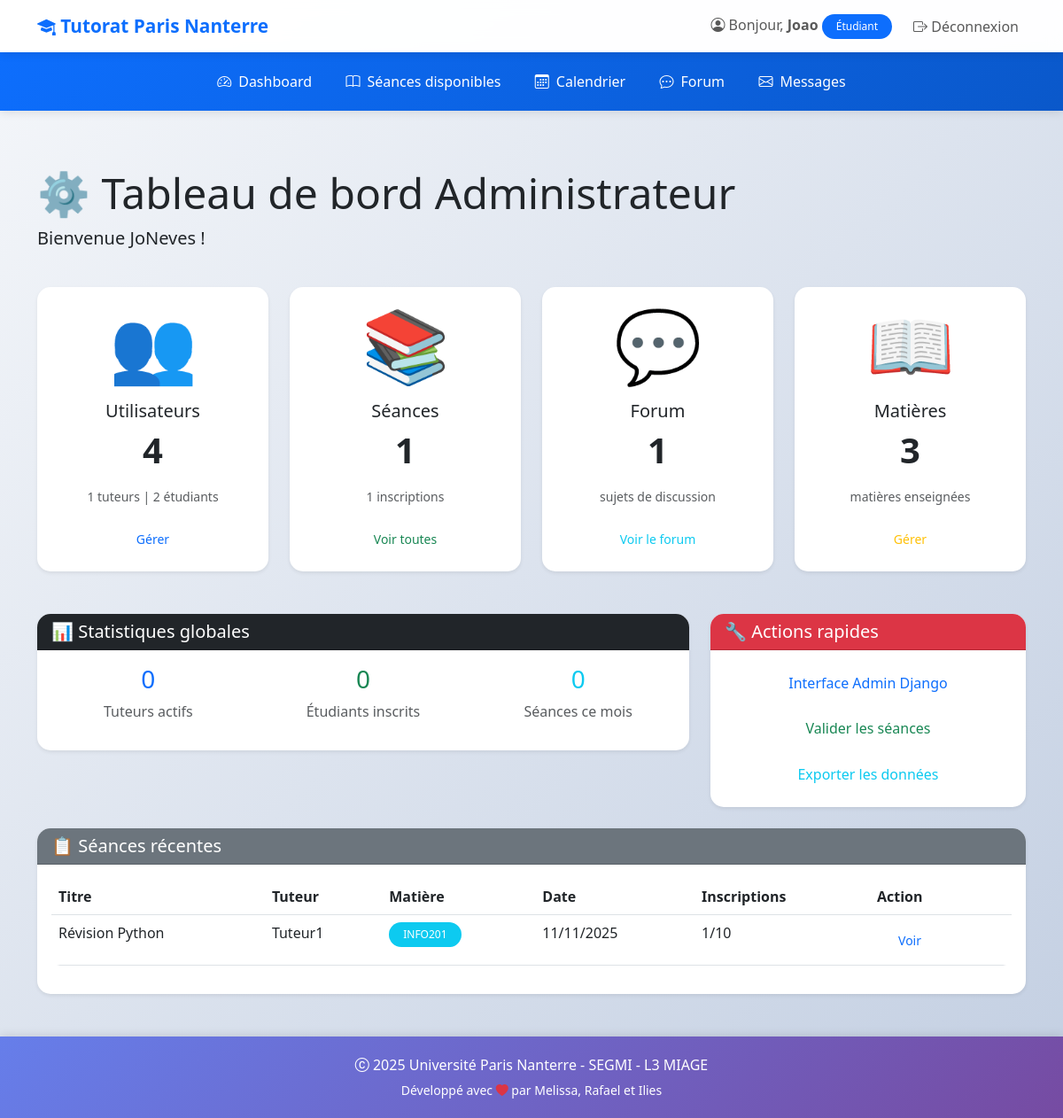
Page /dashboard/admin/ (signed in) on the committed database.
### tutorat/models.py (models this page shows, shortened)
class User(AbstractUser):
    ROLE_CHOICES = (
        ('ETUDIANT', 'Étudiant'),
        ('TUTEUR', 'Tuteur'),
        ('ADMIN', 'Administrateur'),
    )
    role = models.CharField(
        max_length=20,
        choices=ROLE_CHOICES,
        default='ETUDIANT',
        verbose_name="Rôle"
    )
    telephone = models.CharField(
        max_length=15,
        blank=True,
        null=True,
        verbose_name="Téléphone"
    )
    date_naissance = models.DateField(
        blank=True,
        null=True,
        verbose_name="Date de naissance"
    )
    class Meta:
        verbose_name = "Utilisateur"
        verbose_name_plural = "Utilisateurs"

class Seance(models.Model):
    STATUT_CHOICES = (
        ('PREVUE', 'Prévue'),
        ('EN_COURS', 'En cours'),
        ('TERMINEE', 'Terminée'),
        ('ANNULEE', 'Annulée'),
    )
    titre = models.CharField(max_length=200, verbose_name="Titre de la séance")
    matiere = models.ForeignKey(
        Matiere,
        on_delete=models.CASCADE,
        related_name='seances',
        verbose_name="Matière"
    )
    tuteur = models.ForeignKey(
        User,
        on_delete=models.CASCADE,
        related_name='seances_tuteur',
        limit_choices_to={'role': 'TUTEUR'},
        verbose_name="Tuteur"
    )
    date = models.DateField(verbose_name="Date")
    heure_debut = models.TimeField(verbose_name="Heure de début")
    heure_fin = models.TimeField(verbose_name="Heure de fin")
    lieu = models.CharField(max_length=200, verbose_name="Lieu")
    description = models.TextField(blank=True, verbose_name="Description")
    places_max = models.IntegerField(default=10, verbose_name="Places maximum")
    statut = models.CharField(
        max_length=20,
        choices=STATUT_CHOICES,
        default='PREVUE',
        verbose_name="Statut"
    )
    created_at = models.DateTimeField(auto_now_add=True)
    updated_at = models.DateTimeField(auto_now=True)
    class Meta:
        verbose_name = "Séance"
        verbose_name_plural = "Séances"
        ordering = ['-date', '-heure_debut']

class Matiere(models.Model):
    nom = models.CharField(max_length=100, verbose_name="Nom de la matière")
    code = models.CharField(max_length=10, unique=True, verbose_name="Code")
    description = models.TextField(blank=True, verbose_name="Description")
    class Meta:
        verbose_name = "Matière"
        verbose_name_plural = "Matières"
        ordering = ['nom']

### tutorat/views.py (the view)
# urls.py: path('dashboard/admin/', views.dashboard_admin, name='dashboard_admin'),
@login_required
def dashboard_admin(request):
    from django.db.models import Count
    total_users = User.objects.count()
    total_tuteurs = User.objects.filter(role='TUTEUR').count()
    total_etudiants = User.objects.filter(role='ETUDIANT').count()
    total_seances = Seance.objects.count()
    total_inscriptions = Inscription.objects.filter(statut='CONFIRMEE').count()
    total_matieres = Matiere.objects.count()
    total_sujets_forum = SujetForum.objects.count()
    total_messages = MessageModel.objects.count()
    seances_recentes = Seance.objects.select_related('tuteur', 'matiere').order_by('-created_at')[:5]
    sujets_recents = SujetForum.objects.select_related('auteur', 'matiere').order_by('-created_at')[:5]
    stats_matieres = Matiere.objects.annotate(
        nb_seances=Count('seances'),
        nb_sujets=Count('sujets_forum')
    ).order_by('-nb_seances')
    context = {
        'total_users': total_users,
        'total_tuteurs': total_tuteurs,
        'total_etudiants': total_etudiants,
        'total_seances': total_seances,
        'total_inscriptions': total_inscriptions,
        'total_matieres': total_matieres,
        'total_sujets_forum': total_sujets_forum,
        'total_messages': total_messages,
        'seances_recentes': seances_recentes,
        'sujets_recents': sujets_recents,
        'stats_matieres': stats_matieres,
    }
    return render(request, 'tutorat/dashboard_admin.html', context)

### tutorat/templates/tutorat/dashboard_admin.html (shortened to what this page needs)
{% extends 'tutorat/base.html' %}
{% block content %}
<div class="row mb-4">
    <div class="col">
        <h1 class="display-5">⚙️ Tableau de bord Administrateur</h1>
        <p class="lead">Bienvenue {{ user.username }} !</p>
    </div>
</div>
<div class="row g-4">
    <div class="col-md-3">
        <div class="card shadow-sm h-100 border-primary">
            <div class="card-body text-center">
                <div class="display-1 text-primary mb-3">👥</div>
                <h5 class="card-title">Utilisateurs</h5>
                <p class="display-6 fw-bold">{{ total_users }}</p>
                <small class="text-muted">
                    {{ total_tuteurs }} tuteurs | {{ total_etudiants }} étudiants
                </small>
                <div class="mt-3">
                    <a href="/admin/tutorat/user/" class="btn btn-sm btn-outline-primary">Gérer</a>
                </div>
            </div>
        </div>
    </div>
    <div class="col-md-3">
        <div class="card shadow-sm h-100 border-success">
            <div class="card-body text-center">
                <div class="display-1 text-success mb-3">📚</div>
                <h5 class="card-title">Séances</h5>
                <p class="display-6 fw-bold">{{ total_seances }}</p>
                <small class="text-muted">{{ total_inscriptions }} inscriptions</small>
                <div class="mt-3">
                    <a href="{% url 'seance_list' %}" class="btn btn-sm btn-outline-success">Voir toutes</a>
                </div>
            </div>
        </div>
    </div>
    <div class="col-md-3">
        <div class="card shadow-sm h-100 border-info">
            <div class="card-body text-center">
                <div class="display-1 text-info mb-3">💬</div>
                <h5 class="card-title">Forum</h5>
                <p class="display-6 fw-bold">{{ total_sujets_forum }}</p>
                <small class="text-muted">sujets de discussion</small>
                <div class="mt-3">
                    <a href="{% url 'forum_accueil' %}" class="btn btn-sm btn-outline-info">Voir le forum</a>
                </div>
            </div>
        </div>
    </div>
    <div class="col-md-3">
        <div class="card shadow-sm h-100 border-warning">
            <div class="card-body text-center">
                <div class="display-1 text-warning mb-3">📖</div>
                <h5 class="card-title">Matières</h5>
                <p class="display-6 fw-bold">{{ total_matieres }}</p>
                <small class="text-muted">matières enseignées</small>
                <div class="mt-3">
                    <a href="/admin/tutorat/matiere/" class="btn btn-sm btn-outline-warning">Gérer</a>
                </div>
            </div>
        </div>
    </div>
</div>
<div class="row mt-5">
    <div class="col-md-8">
        <div class="card shadow-sm">
            <div class="card-header bg-dark text-white">
                <h5 class="mb-0">📊 Statistiques globales</h5>
            </div>
            <div class="card-body">
                <div class="row text-center">
                    <div class="col-md-4">
                        <h3 class="text-primary">0</h3>
                        <p class="text-muted">Tuteurs actifs</p>
                    </div>
                    <div class="col-md-4">
                        <h3 class="text-success">0</h3>
                        <p class="text-muted">Étudiants inscrits</p>
                    </div>
                    <div class="col-md-4">
                        <h3 class="text-info">0</h3>
                        <p class="text-muted">Séances ce mois</p>
                    </div>
                </div>
            </div>
        </div>
    </div>
    <div class="col-md-4">
        <div class="card shadow-sm">
            <div class="card-header bg-danger text-white">
                <h5 class="mb-0">🔧 Actions rapides</h5>
            </div>
            <div class="card-body">
                <div class="d-grid gap-2">
                    <a href="/admin/" class="btn btn-outline-primary">Interface Admin Django</a>
                    <a href="#" class="btn btn-outline-success">Valider les séances</a>
                    <a href="#" class="btn btn-outline-info">Exporter les données</a>
                </div>
            </div>
        </div>
    </div>
</div>
<div class="row mt-4">
    <div class="col-12">
        <div class="card shadow-sm">
            <div class="card-header bg-secondary text-white">
                <h5 class="mb-0">📋 Séances récentes</h5>
            </div>
            <div class="card-body">
                {% if seances_recentes %}
                    <div class="table-responsive">
                        <table class="table table-hover">
                            <thead>
                                <tr>
                                    <th>Titre</th>
                                    <th>Tuteur</th>
                                    <th>Matière</th>
                                    <th>Date</th>
                                    <th>Inscriptions</th>
                                    <th>Action</th>
                                </tr>
                            </thead>
                            <tbody>
                                {% for seance in seances_recentes %}
                                <tr>
                                    <td>{{ seance.titre }}</td>
                                    <td>{{ seance.tuteur.username }}</td>
                                    <td><span class="badge bg-info">{{ seance.matiere.code }}</span></td>
                                    <td>{{ seance.date|date:"d/m/Y" }}</td>
                                    <td>{{ seance.inscriptions.count }}/{{ seance.places_max }}</td>
                                    <td>
                                        <a href="{% url 'seance_detail' seance.pk %}" class="btn btn-sm btn-outline-primary">Voir</a>
                                    </td>
                                </tr>
                                {% endfor %}
                            </tbody>
                        </table>
                    </div>
                {% else %}
                    <p class="text-muted">Aucune séance créée pour le moment.</p>
                {% endif %}
            </div>
        </div>
    </div>
</div>
{% endblock %}

### tutorat/templates/tutorat/base.html (shortened to what this page needs)
<!DOCTYPE html>
<html lang="fr">
<head>
    <link href="https://cdn.jsdelivr.net/npm/bootstrap@5.3.0/dist/css/bootstrap.min.css" rel="stylesheet">
    <link rel="stylesheet" href="https://cdn.jsdelivr.net/npm/bootstrap-icons@1.11.0/font/bootstrap-icons.css">
</head>
<body>
    <nav class="navbar navbar-expand-lg navbar-light">
        <div class="container">
            <a class="navbar-brand" href="{% url 'accueil' %}">
                <i class="bi bi-mortarboard-fill"></i> Tutorat Paris Nanterre
            </a>
            <div class="collapse navbar-collapse" id="navbarNav">
                <ul class="navbar-nav ms-auto align-items-center">
                    {% if user.is_authenticated %}
                        <li class="nav-item">
                            <span class="navbar-text me-3">
                                <i class="bi bi-person-circle"></i>
                                Bonjour, <strong>{{ user.first_name|default:user.username }}</strong>
                                <span class="badge bg-primary">{{ user.get_role_display }}</span>
                            </span>
                        </li>
                        <li class="nav-item">
                            <a class="nav-link btn btn-outline-danger btn-sm" href="{% url 'deconnexion' %}">
                                <i class="bi bi-box-arrow-right"></i> Déconnexion
                            </a>
                        </li>
                    {% endif %}
                </ul>
            </div>
        </div>
    </nav>
    {% if user.is_authenticated %}
        <nav class="secondary-navbar">
            <div class="container">
                <ul class="nav justify-content-center">
                    {% if user.role == 'TUTEUR' %}
                        <li class="nav-item">
                            <a class="nav-link" href="{% url 'dashboard_tuteur' %}">
                                <i class="bi bi-speedometer2"></i> Dashboard
                            </a>
                        </li>
                        <li class="nav-item">
                            <a class="nav-link" href="{% url 'seance_create' %}">
                                <i class="bi bi-plus-circle"></i> Créer une séance
                            </a>
                        </li>
                        <li class="nav-item">
                            <a class="nav-link" href="{% url 'seance_list' %}">
                                <i class="bi bi-list-ul"></i> Mes séances
                            </a>
                        </li>
                        <li class="nav-item">
                            <a class="nav-link" href="{% url 'calendrier' %}">
                                <i class="bi bi-calendar3"></i> Calendrier
                            </a>
                        </li>
                        <li class="nav-item">
                            <a class="nav-link" href="{% url 'forum_accueil' %}">
                                <i class="bi bi-chat-dots"></i> Forum
                            </a>
                        </li>
                        <li class="nav-item">
                            <a class="nav-link" href="{% url 'messagerie_liste' %}">
                                <i class="bi bi-envelope"></i> Messages
                            </a>
                        </li>
                    {% elif user.role == 'ETUDIANT' %}
                        <li class="nav-item">
                            <a class="nav-link" href="{% url 'dashboard_etudiant' %}">
                                <i class="bi bi-speedometer2"></i> Dashboard
                            </a>
                        </li>
                        <li class="nav-item">
                            <a class="nav-link" href="{% url 'seance_list' %}">
                                <i class="bi bi-book"></i> Séances disponibles
                            </a>
                        </li>
                        <li class="nav-item">
                            <a class="nav-link" href="{% url 'calendrier' %}">
                                <i class="bi bi-calendar3"></i> Calendrier
                            </a>
                        </li>
                        <li class="nav-item">
                            <a class="nav-link" href="{% url 'forum_accueil' %}">
                                <i class="bi bi-chat-dots"></i> Forum
                            </a>
                        </li>
                        <li class="nav-item">
                            <a class="nav-link" href="{% url 'messagerie_liste' %}">
                                <i class="bi bi-envelope"></i> Messages
                            </a>
                        </li>
                    {% endif %}
                </ul>
            </div>
        </nav>
    {% endif %}
    <main class="container my-5">
        {% block content %}{% endblock %}
    </main>
    <footer class="text-center">
        <div class="container">
            <p class="mb-1"><i class="bi bi-c-circle"></i> 2025 Université Paris Nanterre - SEGMI - L3 MIAGE</p>
            <p class="mb-0"><small>Développé avec <i class="bi bi-heart-fill text-danger"></i> par Melissa, Rafael et Ilies</small></p>
        </div>
    </footer>
</body>
</html>

### rows in the picture
User: first_name "Joao", role "Étudiant", username "JoNeves"
Seance: titre "Révision Python", tuteur.username "Tuteur1", matiere.code "INFO201", date "11/11/2025", inscriptions.count "1", places_max "10"

### other values in the picture
{{ total_users }} "4"
{{ total_tuteurs }} "1"
{{ total_etudiants }} "2"
{{ total_seances }} "1"
{{ total_inscriptions }} "1"
{{ total_sujets_forum }} "1"
{{ total_matieres }} "3"
